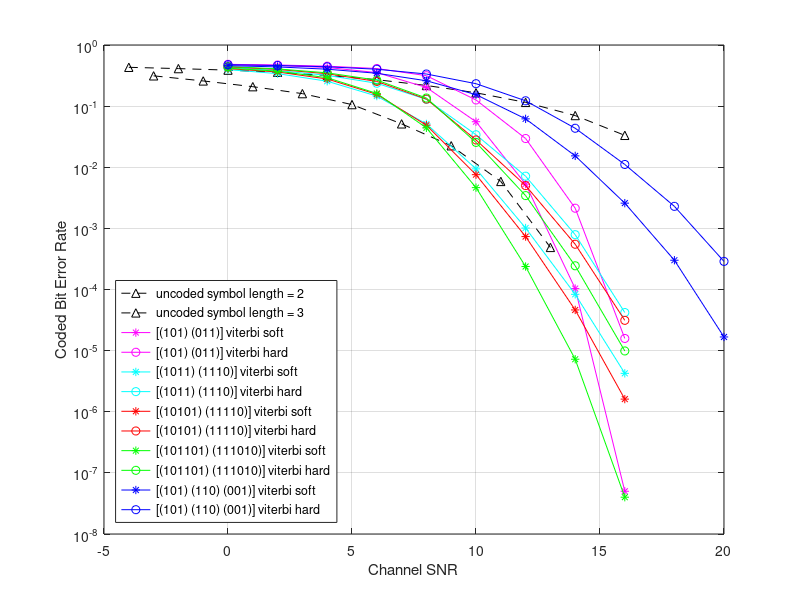
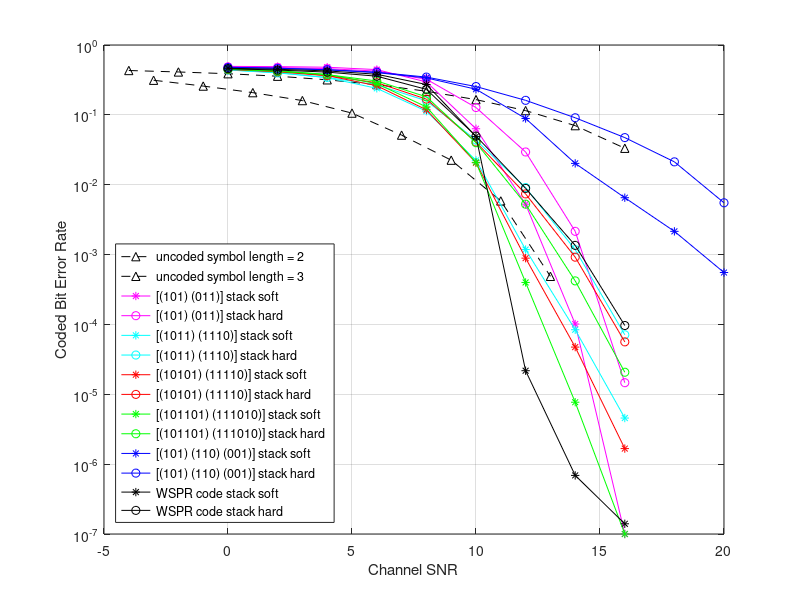

Recreate these plots in MATLAB, in order.
SNR = [0, 2, 4, 6, 8, 10, 12, 14, 16, 18, 20];

% uncoded simulation results - 800.000.000 bits per error rate
% symlen = 2
  ber_uncoded_2 = [0.312970 0.258322 0.208010 0.160160 0.105965 0.051277 0.022462 0.005859 0.000488 0.000000 0.000000];
% symlen = 3
  ber_uncoded_3 = [0.431549 0.411090 0.388148 0.357455 0.317519 0.270850 0.217744 0.165212 0.115089 0.070126 0.033251];

% viterbi simulation results, block length: 40
%   8.000.000 bits for SNR <= 6 dB
%  80.000.000 bits for 6 dB < SNR <= 12 dB
% 800.000.000 bits for 12 dB < SNR
% code P0 = (1, 0, 1), P1 = (0, 1, 1)
  ber_coded_a =  [0.47644475 0.46117938 0.42904150 0.35369950 0.20225426 0.05556759 0.00530388 0.00010365 0.00000005 0.00000000 0.00000000];
  ber_coded_ah = [0.48286537 0.47121500 0.45056550 0.41244200 0.31488383 0.12610239 0.02951754 0.00213793 0.00001582 0.00000000 0.00000000];
% code P0 = (1, 0, 1, 1), P1 = (1, 1, 1, 0)
  ber_coded_b =  [0.39552138 0.34015763 0.25545600 0.14600025 0.05113465 0.00940691 0.00101320 0.00008345 0.00000425 0.00000000 0.00000000];
  ber_coded_bh = [0.42934537 0.38230362 0.31844975 0.23660138 0.12897549 0.03403435 0.00713818 0.00078870 0.00004199 0.00000000 0.00000000];
% code P0 = (1, 0, 1, 0, 1) P1 = (1, 1, 1, 1, 0)
  ber_coded_c =  [0.41049950 0.36191775 0.27795788 0.15592725 0.04874249 0.00756145 0.00073461 0.00004632 0.00000161 0.00000000 0.00000000];
  ber_coded_ch = [0.43898712 0.39839400 0.33869613 0.25346887 0.13034781 0.02799247 0.00501094 0.00055018 0.00003130 0.00000000 0.00000000];
% code P0 = (1, 0, 1, 1, 0, 1) P1 = (1, 1, 1, 0, 1, 0)
  ber_coded_d =  [0.41772113 0.37365175 0.29133975 0.16141488 0.04413277 0.00464203 0.00023770 0.00000723 0.00000004 0.00000000 0.00000000];
  ber_coded_dh = [0.44350963 0.40654625 0.35033875 0.26651000 0.13575105 0.02548014 0.00343851 0.00024433 0.00000988 0.00000000 0.00000000];
% code P0 = (1, 0, 1), P1 = (1, 1, 0), P2 = (0, 0, 1)
  ber_coded_e =  [0.45929863 0.43793962 0.40194325 0.34490962 0.25997444 0.15418703 0.06189733 0.01535534 0.00258657 0.00030119 0.00001673];
  ber_coded_eh = [0.47619238 0.46178962 0.44029487 0.40136738 0.33539321 0.23283224 0.12229943 0.04345182 0.01110718 0.00229275 0.00028805];

% stack simulation results, block length: 40
%   8.000.000 bits for SNR <= 6 dB
%  80.000.000 bits for 6 dB < SNR <= 12 dB
% 800.000.000 bits for 12 dB < SNR
% code P0 = (1, 0, 1), P1 = (0, 1, 1)
  ber_coded_a_stack =  [0.49438813 0.49045688 0.48059337 0.44454150 0.29595364 0.06324746 0.00526747 0.00010142 0.00000010 0.00000000 0.00000000];
  ber_coded_ah_stack = [0.48626600 0.47655087 0.45861225 0.42309575 0.32407505 0.12728738 0.02942048 0.00215187 0.00001465 0.00000000 0.00000000];
% code P0 = (1, 0, 1, 1), P1 = (1, 1, 1, 0)
  ber_coded_b_stack =  [0.44039262 0.40291987 0.34042350 0.23974513 0.11288014 0.02232641 0.00118016 0.00008396 0.00000457 0.00000000 0.00000000];
  ber_coded_bh_stack = [0.43927375 0.39857338 0.34322188 0.26866113 0.15908356 0.04353521 0.00910699 0.00117737 0.00007111 0.00000000 0.00000000];
% code P0 = (1, 0, 1, 0, 1) P1 = (1, 1, 1, 1, 0)
  ber_coded_c_stack =  [0.45139725 0.42164337 0.36524525 0.26114050 0.11822421 0.02064529 0.00088888 0.00004739 0.00000167 0.00000000 0.00000000];
  ber_coded_ch_stack = [0.44740812 0.41363787 0.36382138 0.28877063 0.16795185 0.04077811 0.00738501 0.00091822 0.00005630 0.00000000 0.00000000];
% code P0 = (1, 0, 1, 1, 0, 1) P1 = (1, 1, 1, 0, 1, 0)
  ber_coded_d_stack =  [0.45503312 0.42895213 0.37924375 0.27994800 0.12996135 0.02092715 0.00039911 0.00000770 0.00000010 0.00000000 0.00000000];
  ber_coded_dh_stack = [0.45056225 0.42028138 0.37606150 0.30543125 0.18120232 0.03992416 0.00526864 0.00042003 0.00002069 0.00000000 0.00000000];
% code P0 = (1, 0, 1), P1 = (1, 1, 0), P2 = (0, 0, 1)
  ber_coded_e_stack =  [0.48066500 0.46626375 0.44182763 0.40221638 0.33802003 0.23271180 0.08875951 0.02020420 0.00651650 0.00215000 0.00055342];
  ber_coded_eh_stack = [0.47619937 0.46284463 0.44303075 0.40807312 0.34727820 0.25427947 0.16141843 0.09084407 0.04723510 0.02125160 0.00551331];
% code P0 = (10001010110010100000101101001111) P1 = (11100010001111001000011000100111)
% block length = 50
  ber_coded_f_stack =  [0.46444470 0.44919250 0.42566920 0.38116360 0.27196315 0.04913198 0.00002175 0.00000069 0.00000014 0.00000000 0.00000000];
  ber_coded_fh_stack = [0.45818460 0.43800840 0.40892690 0.35773980 0.23181474 0.04969808 0.00885874 0.00135417 0.00009650 0.00000000 0.00000000];

close all;
figure();
plot(SNR - 3, ber_uncoded_2, '--^k', 'DisplayName', 'uncoded symbol length = 2');
hold all;
plot(SNR - 4, ber_uncoded_3, '--^k', 'DisplayName', 'uncoded symbol length = 3');
plot(SNR, ber_coded_a, '-*m', 'DisplayName', '[(101) (011)] viterbi soft');
plot(SNR, ber_coded_ah, '-om', 'DisplayName', '[(101) (011)] viterbi hard');
plot(SNR, ber_coded_b, '-*c', 'DisplayName', '[(1011) (1110)] viterbi soft');
plot(SNR, ber_coded_bh, '-oc', 'DisplayName', '[(1011) (1110)] viterbi hard');
plot(SNR, ber_coded_c, '-*r', 'DisplayName', '[(10101) (11110)] viterbi soft');
plot(SNR, ber_coded_ch, '-or', 'DisplayName', '[(10101) (11110)] viterbi hard');
plot(SNR, ber_coded_d, '-*g', 'DisplayName', '[(101101) (111010)] viterbi soft');
plot(SNR, ber_coded_dh, '-og', 'DisplayName', '[(101101) (111010)] viterbi hard');
plot(SNR, ber_coded_e, '-*b', 'DisplayName', '[(101) (110) (001)] viterbi soft');
plot(SNR, ber_coded_eh, '-ob', 'DisplayName', '[(101) (110) (001)] viterbi hard');

grid on;
set(gca, 'YScale', 'log');
xlabel('Channel SNR');
ylabel('Coded Bit Error Rate');
legend('Location', 'southwest');

figure();
plot(SNR - 3, ber_uncoded_2, '--^k', 'DisplayName', 'uncoded symbol length = 2');
hold all;
plot(SNR - 4, ber_uncoded_3, '--^k', 'DisplayName', 'uncoded symbol length = 3');
plot(SNR, ber_coded_a_stack, '-*m', 'DisplayName', '[(101) (011)] stack soft');
plot(SNR, ber_coded_ah_stack, '-om', 'DisplayName', '[(101) (011)] stack hard');
plot(SNR, ber_coded_b_stack, '-*c', 'DisplayName', '[(1011) (1110)] stack soft');
plot(SNR, ber_coded_bh_stack, '-oc', 'DisplayName', '[(1011) (1110)] stack hard');
plot(SNR, ber_coded_c_stack, '-*r', 'DisplayName', '[(10101) (11110)] stack soft');
plot(SNR, ber_coded_ch_stack, '-or', 'DisplayName', '[(10101) (11110)] stack hard');
plot(SNR, ber_coded_d_stack, '-*g', 'DisplayName', '[(101101) (111010)] stack soft');
plot(SNR, ber_coded_dh_stack, '-og', 'DisplayName', '[(101101) (111010)] stack hard');
plot(SNR, ber_coded_e_stack, '-*b', 'DisplayName', '[(101) (110) (001)] stack soft');
plot(SNR, ber_coded_eh_stack, '-ob', 'DisplayName', '[(101) (110) (001)] stack hard');
plot(SNR, ber_coded_f_stack, '-*k', 'DisplayName', 'WSPR code stack soft');
plot(SNR, ber_coded_fh_stack, '-ok', 'DisplayName', 'WSPR code stack hard');

grid on;
set(gca, 'YScale', 'log');
xlabel('Channel SNR');
ylabel('Coded Bit Error Rate');
legend('Location', 'southwest');
